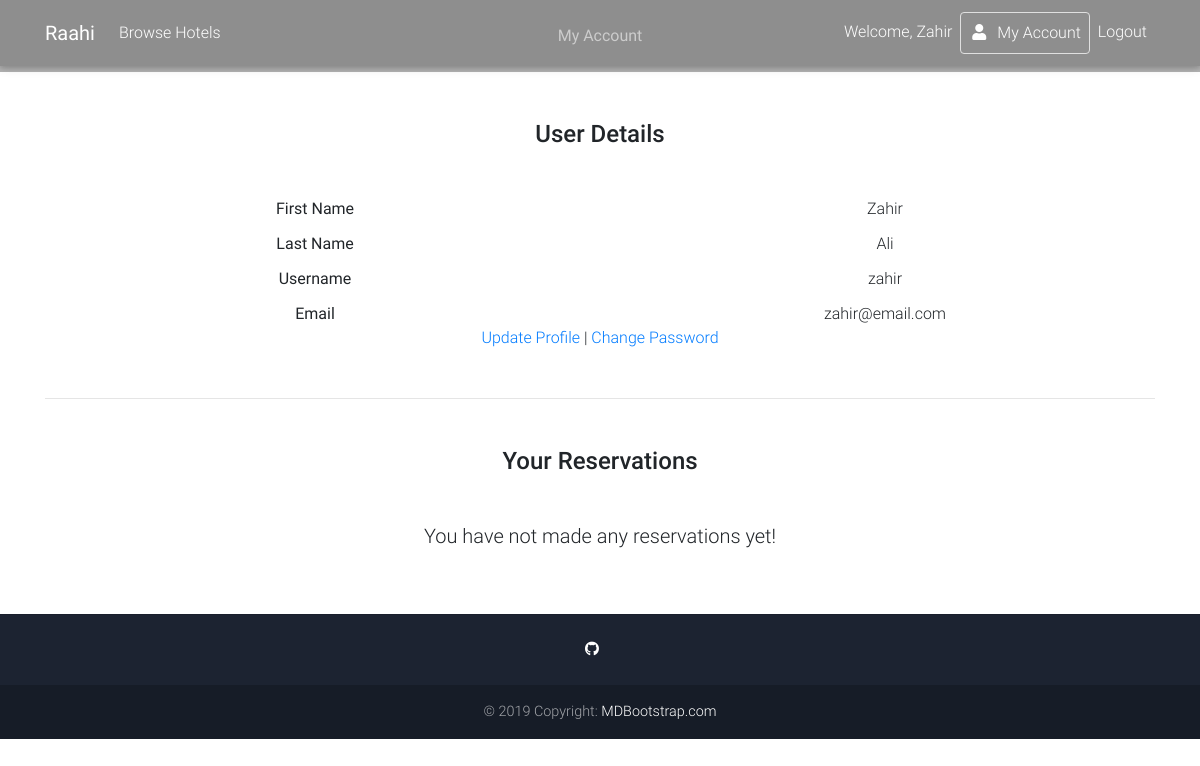
Page /myaccount/ (signed in) on the earlier database version.
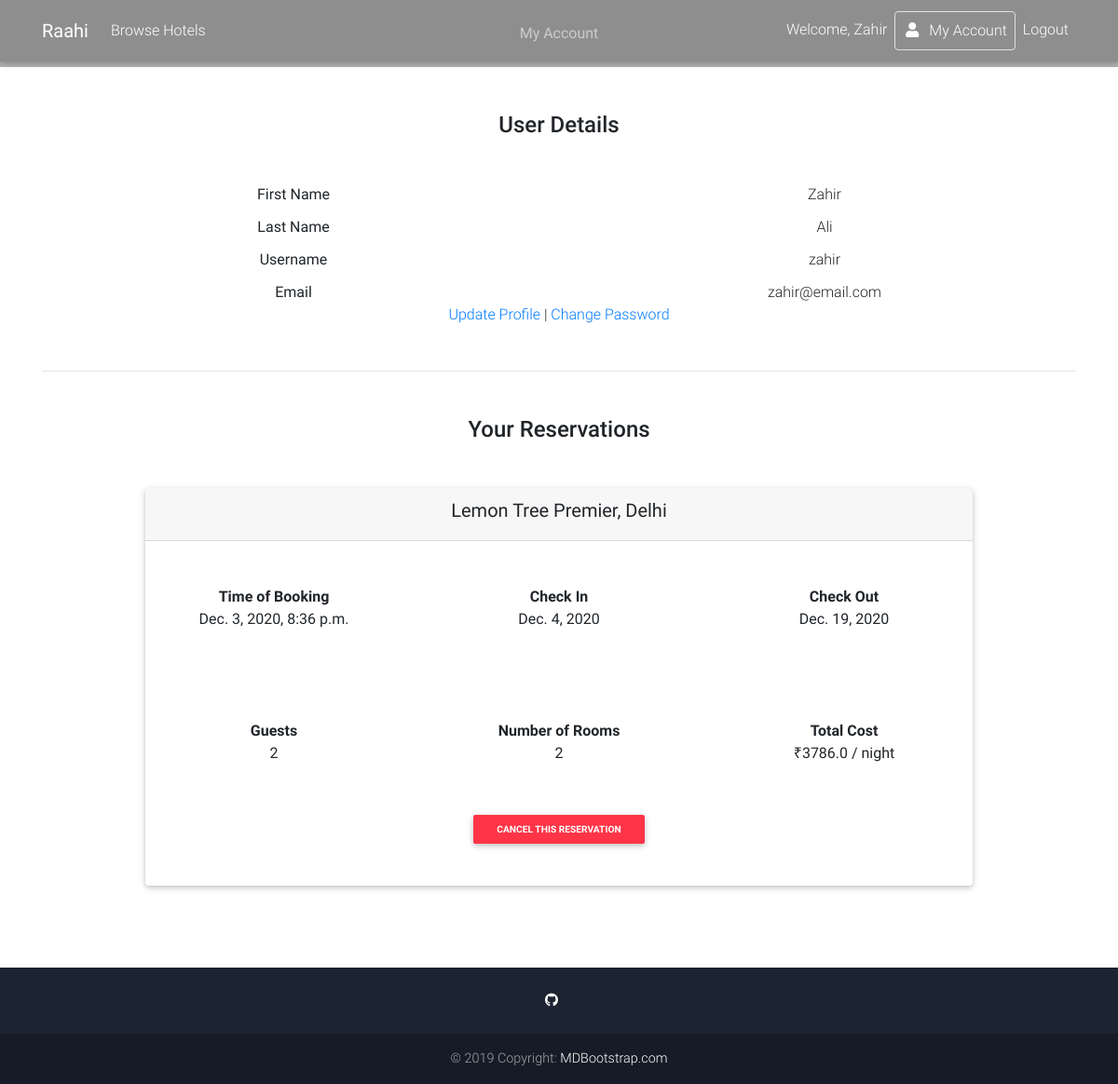
Same page on the later database version.
### main/models.py (models this page shows, shortened)
class Reservation(models.Model):
    user = models.ForeignKey(User, on_delete=models.CASCADE, null=True)
    reservation_name = models.CharField(max_length=40, default="")
    reference_name = models.CharField(max_length=40, default="")
    timestamp = models.DateTimeField(default=datetime.now())
    num_people = models.IntegerField(default=1)
    rooms = models.IntegerField(default=1)
    check_in = models.DateField(null=True)
    check_out = models.DateField(null=True)
    cost = models.FloatField(default=0.0)

### main/views.py (the view)
# urls.py: path('myaccount/', views.accountpage, name='myaccount'),
def accountpage(request): #show user profile and reservations
    if request.user.is_authenticated:
        reservation_list = Reservation.objects.filter(user = request.user)
        context = {
            'user': request.user,
            'reservation_list' : reservation_list
        }
        return render(request, 'myaccount.html', context)
    else:
        return redirect('login')

### main/templates/myaccount.html (shortened to what this page needs)
{% extends 'base.html' %}
{% block content %}
        <div style="background-image: url('https://media.istockphoto.com/vectors/dark-blue-gradient-background-modern-look-vector-id1174818917?k=6&m=1174818917&s=170667a&w=0&h=_lsiNqZfUBgGOhvJnLl7t6MW7ZWx8YkGhsk7hftOiG4='); ; background-size: cover;">
          <div class="mask rgba-black-light d-flex justify-content-center align-items-center">
            <div class="text-center white-text mx-5 wow fadeIn">
              <p class="mb-4 d-none d-md-block">
                <strong>My Account</strong>
              </p>
            </div>
          </div>
        </div>
  <main>
    <div class="container">
      <section>
        <center>
        <h2 class="my-5 h4 text-center">User Details</h2>
          <div class="row">
            <div class="col-sm">
              <b>First Name</b>
            </div>
            <div class="col-sm">
              {{request.user.first_name}}
            </div>
          </div>
          <div class="row" style="margin-top: 1%;">
            <div class="col-sm">
              <b>Last Name</b>
            </div>
            <div class="col-sm">
              {{request.user.last_name}}
            </div>
          </div>
          <div class="row" style="margin-top: 1%;">
            <div class="col-sm">
              <b>Username</b>
            </div>
            <div class="col-sm">
              {{request.user.username}}
            </div>
          </div>
          <div class="row" style="margin-top: 1%;">
            <div class="col-sm">
              <b>Email</b>
            </div>
            <div class="col-sm">
              {{request.user.email}}
            </div>
          </div>
          <a href="{% url 'editprofile' %}">Update Profile</a> | <a href="{% url 'editpassword' %}">Change Password</a>
        </center>
      </section>
      <hr class="my-5">
    </div>
    <div class="container">
      <section class="mt-5 wow fadeIn">
        <h3 class="my-5 h4 text-center">Your Reservations</h3>
        {% if reservation_list %}
        {% for reservation in reservation_list %}
          <div class="card mx-auto text-center" style="width: 80%; margin-bottom: 8%">
            <div class="card-header text-center">
              <h5><strong>{{reservation.reference_name}}</strong></h5>
            </div>
            <div class="row">
              <div class="col mt-5 mb-5">
                <strong>Time of Booking</strong> <br>
                {{reservation.timestamp}} <br>
              </div>
              <div class="col mt-5 mb-5">
                <strong>Check In</strong> <br>
                {{reservation.check_in}} <br>
              </div>
              <div class="col mt-5 mb-5">
                <strong>Check Out</strong> <br>
                {{reservation.check_out}} <br>
              </div>
            </div>
            <div class="row">
              <div class="col mt-5 mb-5">
                <strong>Guests</strong> <br>
                {{reservation.num_people}} <br>
              </div>
              <div class="col mt-5 mb-5">
                <strong>Number of Rooms</strong> <br>
                {{reservation.rooms}} <br>
              </div>
              <div class="col mt-5 mb-5">
                <strong>Total Cost</strong> <br>
                ₹{{reservation.cost}} / night <br>
              </div>
            </div>
            <form method="POST" action="{% url 'cancelbooking' %}">
            <button class="btn btn-sm btn-danger" type="submit" style="margin-bottom: 5%;" ><strong>Cancel this reservation</strong></button>
          </form>
          </div>
        {% endfor %}
        {% else %}
        <center><h5 style="margin-bottom: 6%;">You have not made any reservations yet!</h5></center>
        {% endif %}
      </section>
    </div>
  </main>
{% endblock content %}

Differences in the rows shown:
added Reservation: reference_name "Lemon Tree Premier, Delhi", timestamp "Dec. 3, 2020, 8:36 p.m.", check_in "Dec. 4, 2020", check_out "Dec. 19, 2020", num_people "2", rooms "2", cost "3786.0"
Other differences:
text no longer shown: "You have not made any reservations yet!"
